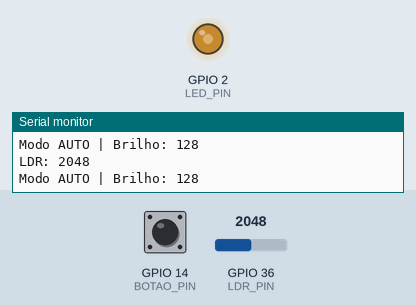
Recording of a sketch running on a simulated ESP32. Parts: output pins drawn as LEDs (lit = HIGH), the last lines printed to the serial monitor. Inputs (shaded band) come from the test bench; at power-on: GPIO 14 (BOTAO_PIN) HIGH, GPIO 36 (LDR_PIN) = 2048.

Above: at 1.2 s.
1.3 s: GPIO 14 (BOTAO_PIN) pulled LOW for 0.25 s
At 2.2 s:
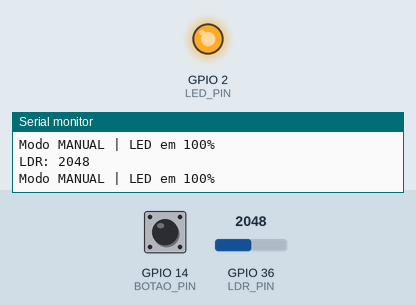
3.0 s: GPIO 14 (BOTAO_PIN) pulled LOW for 1 s
At 3.5 s:
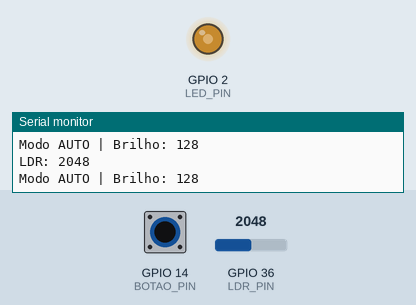
5.5 s: GPIO 36 (LDR_PIN) set to 1228
At 6.8 s:
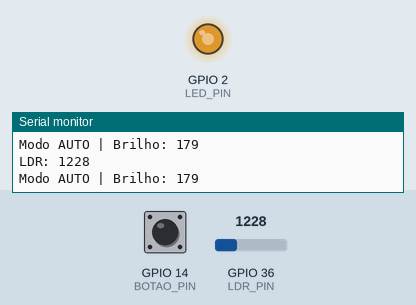
7.1 s: GPIO 36 (LDR_PIN) set to 3603
At 8.2 s:
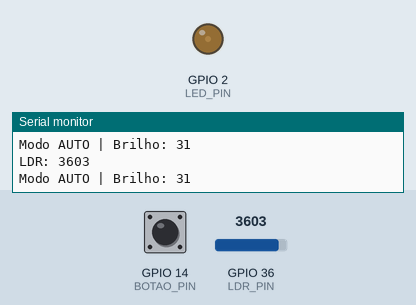
8.7 s: GPIO 36 (LDR_PIN) set to 4095
At 9.5 s:
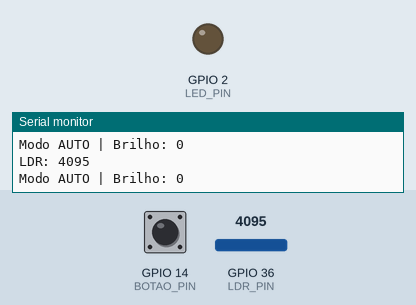
10.3 s: GPIO 36 (LDR_PIN) set to 2047
At 10.8 s:
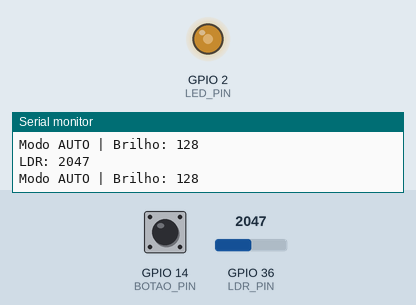
Timing chart, 0 to 12.9 s (numbered marks = the images above; inputs shaded):
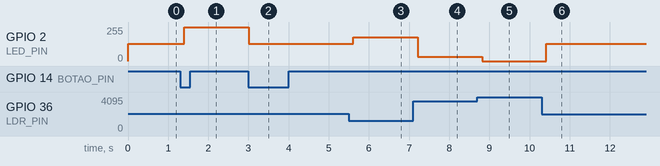

The sketch:

C_digo.ino
```cpp
// ===============================
// PINOS
// ===============================
#define LDR_PIN A0       // Pino analógico do LDR
#define LED_PIN 2        // LED (suporta analogWrite)
#define BOTAO_PIN 14     // Botão troca modo

// ===============================
// VARIÁVEIS DO SISTEMA
// ===============================
bool modoAutomatico = true;
unsigned long debounce = 0;

// ===============================
// INTERRUPÇÃO DO BOTÃO
// ===============================
void IRAM_ATTR trocaModo() {
  unsigned long agora = millis();
  if (agora - debounce > 300) {  // Debounce
    modoAutomatico = !modoAutomatico;
    debounce = agora;
  }
}

void setup() {
  Serial.begin(115200);

  pinMode(LED_PIN, OUTPUT);
  pinMode(BOTAO_PIN, INPUT_PULLUP);

  // Interrupção no botão
  attachInterrupt(digitalPinToInterrupt(BOTAO_PIN), trocaModo, FALLING);

  Serial.println("Sistema iniciado — Modo AUTOMÁTICO");
}

void loop() {

  // ===============================
  // LER LDR
  // ===============================
  int leitura = analogRead(LDR_PIN);   // 0–4095 no ESP32 / 0–1023 no Arduino

  Serial.print("LDR: ");
  Serial.println(leitura);

  // Ajusta a faixa automaticamente dependendo da placa
  #ifdef ESP32
      int brilho = map(leitura, 0, 4095, 255, 0);  // invertido
  #else
      int brilho = map(leitura, 0, 1023, 255, 0);  // invertido
  #endif

  brilho = constrain(brilho, 0, 255);

  // ===============================
  // MODO AUTOMÁTICO
  // ===============================
  if (modoAutomatico) {
    analogWrite(LED_PIN, brilho);
    Serial.print("Modo AUTO | Brilho: ");
    Serial.println(brilho);

  } else {
    // ===============================
    // MODO MANUAL
    // ===============================
    analogWrite(LED_PIN, 255);  // LED 100%
    Serial.println("Modo MANUAL | LED em 100%");
  }

  delay(200);
}
```

Measured:
- after the input at 1.3 s, GPIO 2 (LED_PIN): 128/255 → 255/255 after 0.10 s
- after the input at 3.0 s, GPIO 2 (LED_PIN): 255/255 → 128/255 at once
- after the input at 5.5 s, GPIO 2 (LED_PIN): 128/255 → 179/255 after 0.11 s
- after the input at 7.1 s, GPIO 2 (LED_PIN): 179/255 → 31/255 after 0.11 s
- after the input at 8.7 s, GPIO 2 (LED_PIN): 31/255 → 0/255 after 0.12 s
- after the input at 10.3 s, GPIO 2 (LED_PIN): 0/255 → 128/255 after 0.12 s
